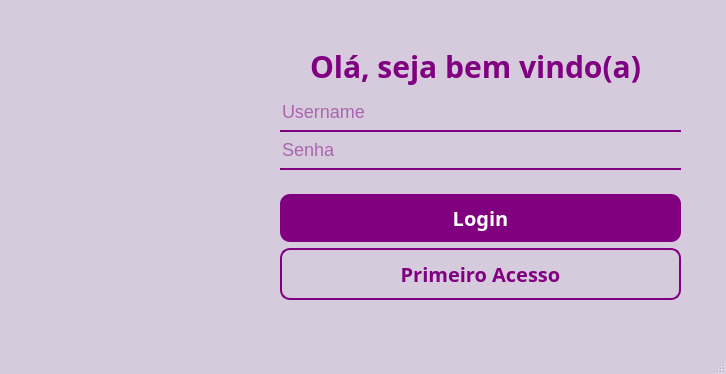
<?xml version="1.0" encoding="UTF-8"?>
<ui version="4.0">
 <class>JanelaLogin</class>
 <widget class="QMainWindow" name="JanelaLogin">
  <property name="geometry">
   <rect>
    <x>0</x>
    <y>0</y>
    <width>726</width>
    <height>374</height>
   </rect>
  </property>
  <property name="windowTitle">
   <string>JanelaLogin</string>
  </property>
  <property name="windowIcon">
   <iconset theme="accessories-dictionary">
    <normaloff>.</normaloff>.</iconset>
  </property>
  <property name="styleSheet">
   <string notr="true">#JanelaLogin {
background: #d6cadd;
}</string>
  </property>
  <widget class="QWidget" name="centralwidget">
   <property name="styleSheet">
    <string notr="true">#centralwidget {
background: #d6cadd;
}</string>
   </property>
   <widget class="QLabel" name="label_4">
    <property name="geometry">
     <rect>
      <x>0</x>
      <y>30</y>
      <width>261</width>
      <height>271</height>
     </rect>
    </property>
    <property name="text">
     <string/>
    </property>
    <property name="pixmap">
     <pixmap resource="resources.qrc">:/imgs/01 Online Shopping 1.png</pixmap>
    </property>
    <property name="scaledContents">
     <bool>true</bool>
    </property>
   </widget>
   <widget class="QLabel" name="label">
    <property name="geometry">
     <rect>
      <x>310</x>
      <y>20</y>
      <width>331</width>
      <height>91</height>
     </rect>
    </property>
    <property name="font">
     <font>
      <family>Zabal DEMO Black</family>
      <pointsize>-1</pointsize>
      <bold>true</bold>
     </font>
    </property>
    <property name="styleSheet">
     <string notr="true">color: #800080;
font-size: 30px;</string>
    </property>
    <property name="text">
     <string>Olá, seja bem vindo(a)!</string>
    </property>
   </widget>
   <widget class="QWidget" name="layoutWidget">
    <property name="geometry">
     <rect>
      <x>280</x>
      <y>100</y>
      <width>401</width>
      <height>200</height>
     </rect>
    </property>
    <layout class="QVBoxLayout" name="verticalLayout_3">
     <item>
      <layout class="QVBoxLayout" name="verticalLayout">
       <item>
        <widget class="QLineEdit" name="txt_username">
         <property name="cursor">
          <cursorShape>IBeamCursor</cursorShape>
         </property>
         <property name="styleSheet">
          <string notr="true">background:#d6cadd;
border: none;
border-bottom-width: 2px; 
border-bottom-style: solid;
border-bottom-color: #800080;
color: #800080;
padding-bottom: 7px;
font-size: 18px</string>
         </property>
         <property name="placeholderText">
          <string>Username</string>
         </property>
        </widget>
       </item>
       <item>
        <widget class="QLineEdit" name="txt_password">
         <property name="styleSheet">
          <string notr="true">background:#d6cadd;
border: none;
border-bottom-width: 2px; 
border-bottom-style: solid;
border-bottom-color: #800080;
color: #800080;
padding-bottom: 7px;
font-size: 18px</string>
         </property>
         <property name="echoMode">
          <enum>QLineEdit::Password</enum>
         </property>
         <property name="placeholderText">
          <string>Senha</string>
         </property>
        </widget>
       </item>
       <item>
        <spacer name="verticalSpacer_2">
         <property name="orientation">
          <enum>Qt::Vertical</enum>
         </property>
         <property name="sizeHint" stdset="0">
          <size>
           <width>20</width>
           <height>40</height>
          </size>
         </property>
        </spacer>
       </item>
       <item>
        <spacer name="verticalSpacer">
         <property name="orientation">
          <enum>Qt::Vertical</enum>
         </property>
         <property name="sizeHint" stdset="0">
          <size>
           <width>20</width>
           <height>40</height>
          </size>
         </property>
        </spacer>
       </item>
      </layout>
     </item>
     <item>
      <layout class="QVBoxLayout" name="verticalLayout_2">
       <item>
        <widget class="QPushButton" name="btn_login">
         <property name="font">
          <font>
           <family>Zabal DEMO Black</family>
           <pointsize>-1</pointsize>
           <italic>false</italic>
           <bold>true</bold>
          </font>
         </property>
         <property name="cursor">
          <cursorShape>PointingHandCursor</cursorShape>
         </property>
         <property name="styleSheet">
          <string notr="true">background-color:  #800080;
border-radius: 10px;
border: none;
font: 900 9pt &quot;Zabal DEMO Black&quot;;
color: #fff;
font-size: 20px;
padding-top: 10px;
padding-bottom: 10px;
</string>
         </property>
         <property name="text">
          <string>Login</string>
         </property>
        </widget>
       </item>
       <item>
        <widget class="QPushButton" name="btn_primeiro_acesso">
         <property name="font">
          <font>
           <family>Zabal DEMO Black</family>
           <pointsize>-1</pointsize>
           <italic>false</italic>
           <bold>true</bold>
          </font>
         </property>
         <property name="cursor">
          <cursorShape>PointingHandCursor</cursorShape>
         </property>
         <property name="styleSheet">
          <string notr="true">background: none;
border-radius: 10px;
border: 2px solid #800080;
font: 900 9pt &quot;Zabal DEMO Black&quot;;
color: #800080;
font-size: 20px;
padding-top: 10px;
padding-bottom: 10px;

</string>
         </property>
         <property name="text">
          <string>Primeiro Acesso</string>
         </property>
        </widget>
       </item>
      </layout>
     </item>
    </layout>
   </widget>
  </widget>
  <widget class="QMenuBar" name="menubar">
   <property name="geometry">
    <rect>
     <x>0</x>
     <y>0</y>
     <width>726</width>
     <height>21</height>
    </rect>
   </property>
  </widget>
  <widget class="QStatusBar" name="statusbar"/>
 </widget>
 <resources>
  <include location="resources.qrc"/>
 </resources>
 <connections/>
</ui>
